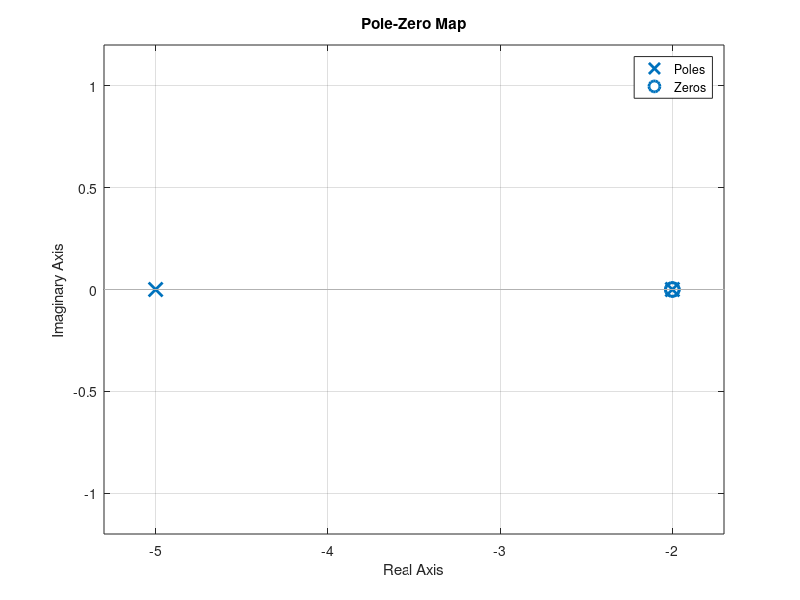
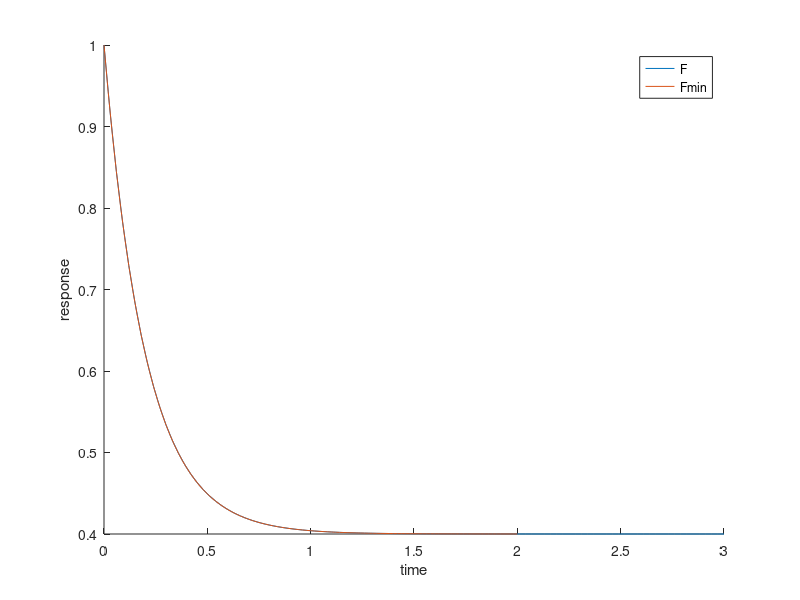

These charts were generated, in order, by the following MATLAB code:
#Ergasia 1

#Erwthma a

G = tf([1 2],[1 4]) #G(s)=(s+2)/(s+4)

H = tf([1],[1 2]) #H(s)=1/(s+2)

F = feedback(G,H) #F(s)=G(s)/(1+G(s)*H(S))=(s^2 + 4s +4)/(s^2 + 7s +10)

#Erwthma b

P = pole(F)
Z = zero(F)
figure(1)
[p,z] = pzmap(F)  #Calculation of Poles and Zeros
pzmap(F)
legend('Poles','Zeros') #Symbolize Poles and Zeros
grid on #Sketch the diagramm of poles and zeros

#Erwthma c

Fmin = minreal(F) #New simplified tranfer function

#Erwthma d

figure(2)
[y1,t1] = step(F) #step response for the initial transfer function
hold on
[y2,t2] = step(Fmin) #step response for the simplified transfer function
plot(t1,y1,t2,y2)
legend('F','Fmin')
xlabel('time')
ylabel('response')
hold off

